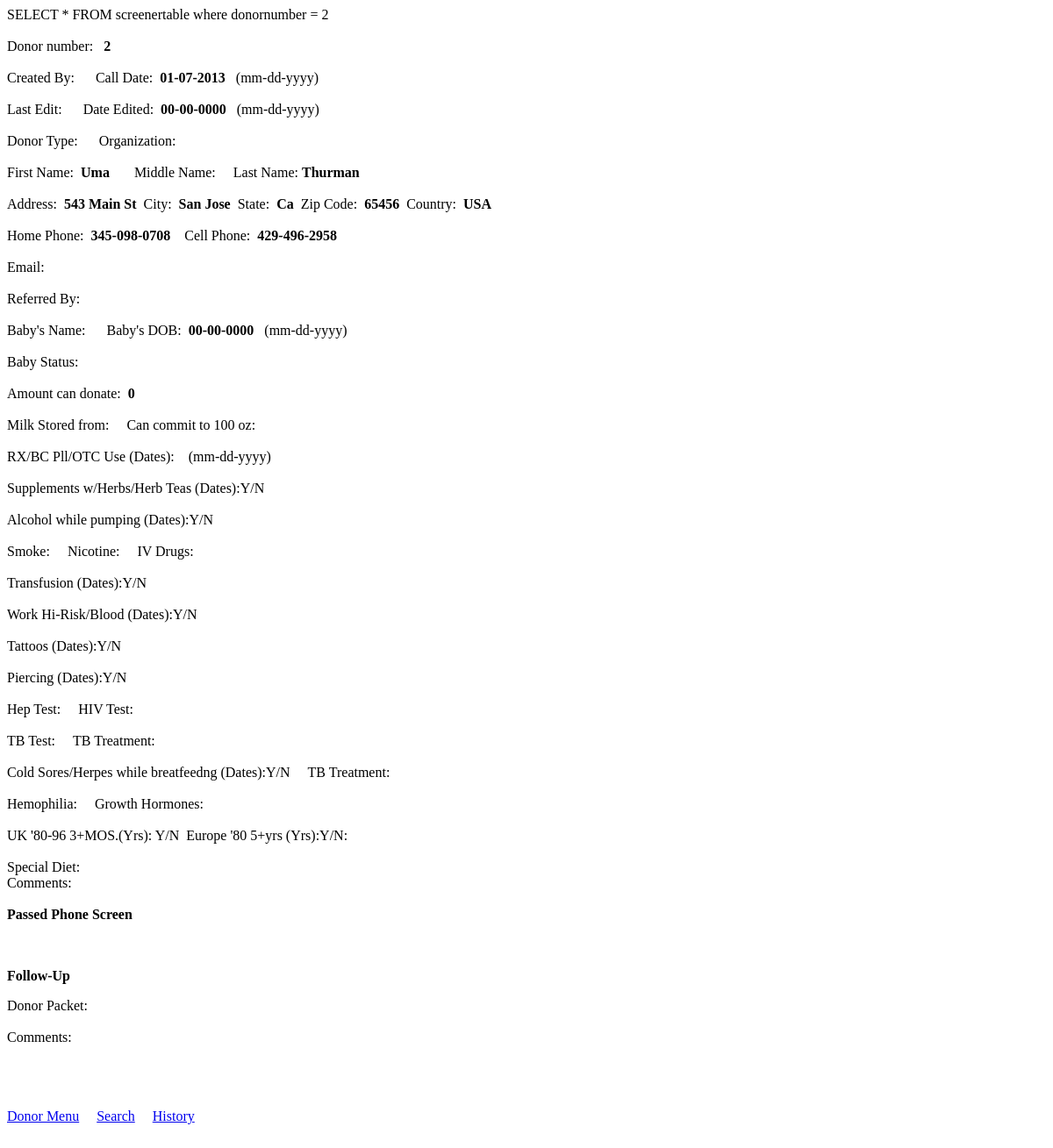
Page /mothersmilk/donor_bu/donordsply.php?dnum=2 on the earlier database version.
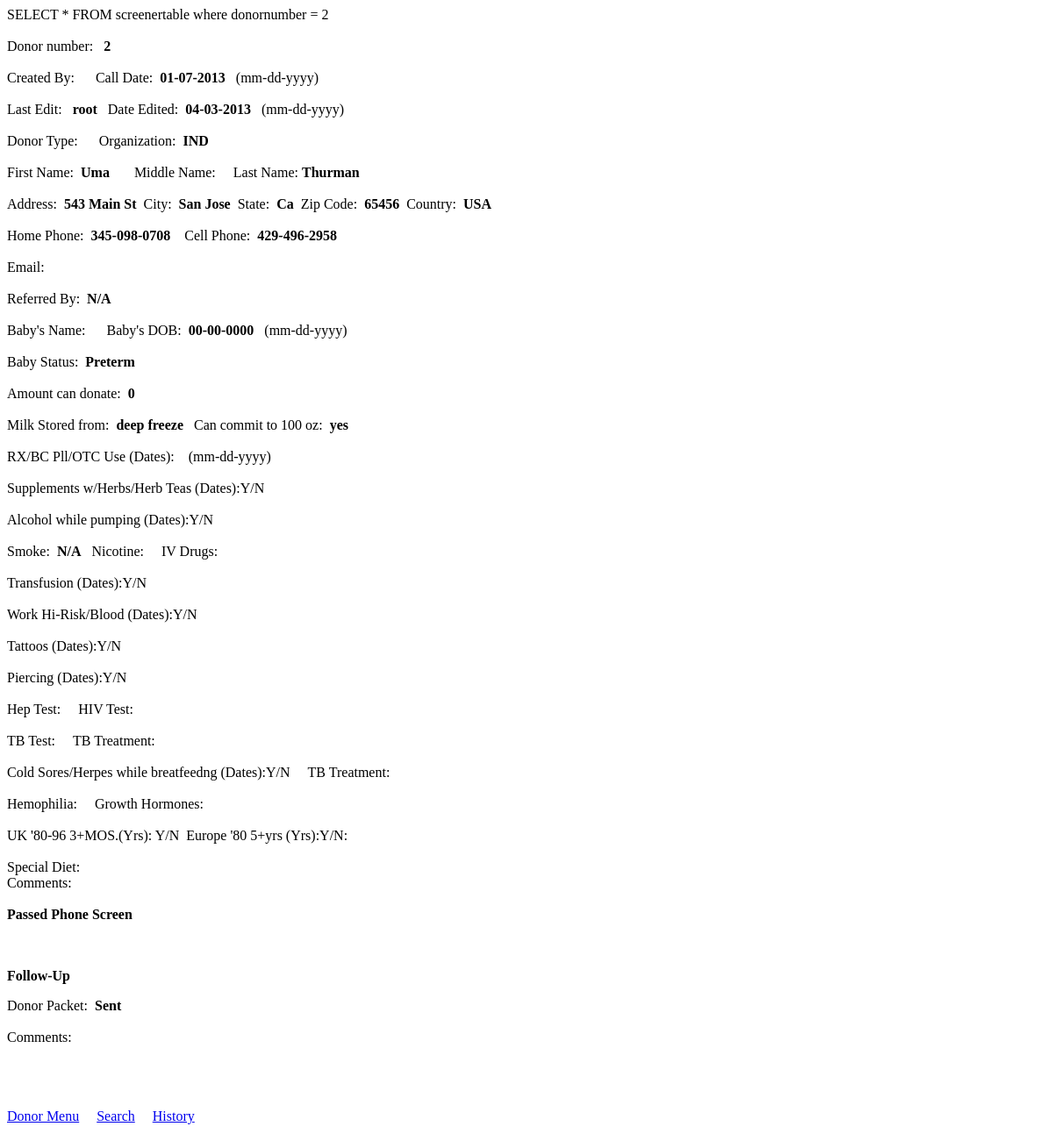
Same page on the later database version.
### tables this page shows
CREATE TABLE IF NOT EXISTS `screenertable` (
  `lastname` varchar(20) NOT NULL,
  `dairyfree` varchar(15) NOT NULL,
  `apstatus` varchar(15) NOT NULL COMMENT 'application status',
  `dnrapdate` date NOT NULL COMMENT 'Donor  Application  Date (Call Date)',
  `donornumber` int(10) unsigned NOT NULL COMMENT 'donor number',
  `address` varchar(20) NOT NULL,
  `city` varchar(20) NOT NULL,
  `state` varchar(20) NOT NULL,
  `zip` int(10) unsigned NOT NULL,
  `country` varchar(15) NOT NULL,
  `homephone` int(10) unsigned NOT NULL,
  `cellphone` int(10) unsigned NOT NULL,
  `babysname` varchar(20) NOT NULL COMMENT 'Baby''s Name',
  `email` varchar(30) NOT NULL COMMENT 'email address',
  `firstname` varchar(20) NOT NULL,
  `middlename` varchar(20) NOT NULL,
  `babysdob` date NOT NULL COMMENT 'Baby''s date of birth',
  `babystatus` varchar(15) NOT NULL,
  `referral` varchar(20) NOT NULL COMMENT 'How donor was referred',
  `donateamount` int(11) DEFAULT '0',
  `donatecommit` varchar(3) NOT NULL,
  `storefrom` varchar(15) NOT NULL,
  `milkcommit` varchar(4) NOT NULL,
  `herbs` varchar(25) NOT NULL,
  `alcohol` varchar(15) NOT NULL,
  `transfusion` varchar(15) NOT NULL,
  `createdby` varchar(20) NOT NULL,
  `lastedit` varchar(20) NOT NULL,
  `lasteditdate` date NOT NULL,
  `donorpacket` varchar(10) NOT NULL,
  `donorcomment` varchar(128) NOT NULL COMMENT 'Comments',
  `organization` varchar(5) NOT NULL,
  `rxbcdate` varchar(45) NOT NULL,
  `smoke` varchar(4) NOT NULL,
  `organizationother` varchar(45) NOT NULL,
  `rxbcchoose` varchar(5) NOT NULL,
  `herbschoose` varchar(5) NOT NULL,
  `alcoholchoose` varchar(5) NOT NULL,
  `ivDrug` varchar(5) NOT NULL,
  `transfusionchoose` varchar(5) NOT NULL,
  `workchoose` varchar(5) NOT NULL,
  `work` varchar(15) NOT NULL,
  `determinechoose` varchar(25) NOT NULL,
  `determine` varchar(15) NOT NULL,
  `heptest` varchar(5) NOT NULL,
  `tattooschoose` varchar(5) NOT NULL,
  `tattoos` varchar(15) NOT NULL,
  `hivtest` varchar(5) NOT NULL,
  `tbtest` varchar(5) NOT NULL,
  `tbtreat` varchar(5) NOT NULL,
  `herpeschoose` varchar(5) NOT NULL,
  `herpes` varchar(15) NOT NULL,
  `hemophilia` varchar(5) NOT NULL,
  `hormones` varchar(5) NOT NULL,
  `ukmoschoose` varchar(5) NOT NULL,
  `ukmos` varchar(15) NOT NULL,
  `eurochoose` varchar(5) NOT NULL,
  `euro` varchar(15) NOT NULL,
  `process` varchar(5) NOT NULL,
  `donorpacketbymail` varchar(3) NOT NULL,
  `donorpacketbyemail` varchar(3) NOT NULL,
  `donorpacketbyfax` varchar(3) NOT NULL,
  `datesentpacket` varchar(10) NOT NULL,
  `staffinitdatesentpacket` varchar(5) NOT NULL,
  `datereceivedpacket` varchar(10) NOT NULL,
  `staffinitdatereceivedpacket` varchar(5) NOT NULL,
  `pedifaxneeded` varchar(3) NOT NULL,
  `datesentpedi` varchar(10) NOT NULL,
  `staffinitdatesentpedi` varchar(5) NOT NULL,
  `datereceivedpedi` varchar(10) NOT NULL,
  `staffinitdatereceivedpedi` varchar(5) NOT NULL,
  `obfaxneeded` varchar(3) NOT NULL,
  `datesentob` varchar(10) NOT NULL,
  `staffinitdatesentob` varchar(5) NOT NULL,
  `datereceivedob` varchar(10) NOT NULL,
  `staffinitdatereceivedob` varchar(5) NOT NULL,
  `other` text NOT NULL,
  `datesentother` varchar(10) NOT NULL,
  `staffinitdatesentother` varchar(5) NOT NULL,
  `datereceivedother` varchar(10) NOT NULL,
  `staffinitdatereceivedother` varchar(5) NOT NULL,
  `datepacketreview` varchar(10) NOT NULL,
  `packetreviewstatus` varchar(6) NOT NULL,
  `staffinitpacketreview` varchar(6) NOT NULL,
  `q1` varchar(3) NOT NULL,
  `q2` varchar(3) NOT NULL,
  `q3` varchar(3) NOT NULL,
  `q4` varchar(3) NOT NULL,
  `q5` varchar(3) NOT NULL,
  `q6` varchar(3) NOT NULL,
  `q7` varchar(3) NOT NULL,
  `q8` varchar(3) NOT NULL,
  `q9` varchar(3) NOT NULL,
  `q10` varchar(3) NOT NULL,
  `q11` varchar(10) NOT NULL,
  `q12` varchar(3) NOT NULL,
  `q13` varchar(3) NOT NULL,
  `q14` varchar(10) NOT NULL,
  `q15` varchar(3) NOT NULL,
  `q16` varchar(3) NOT NULL,
  `q17` varchar(3) NOT NULL,
  `q18` varchar(3) NOT NULL,
  `q19` varchar(3) NOT NULL,
  `q20` varchar(3) NOT NULL,
  `q21` varchar(3) NOT NULL,
  `q22` varchar(3) NOT NULL,
  `q23` varchar(3) NOT NULL,
  `q24` varchar(3) NOT NULL,
  `q25` varchar(3) NOT NULL,
  `q26` varchar(3) NOT NULL,
  `q27` varchar(3) NOT NULL,
  `q28` varchar(3) NOT NULL,
  `q29` varchar(3) NOT NULL,
  `q30` varchar(3) NOT NULL,
  `q31` varchar(3) NOT NULL,
  `q32` varchar(3) NOT NULL,
  `q33` varchar(3) NOT NULL,
  `q34` varchar(3) NOT NULL,
  `q35` varchar(3) NOT NULL,
  `q36` varchar(3) NOT NULL,
  `q37` varchar(3) NOT NULL,
  `q38` varchar(3) NOT NULL,
  `q39` varchar(3) NOT NULL,
  `q40` varchar(3) NOT NULL,
  `q41` varchar(3) NOT NULL,
  `q42` varchar(3) NOT NULL,
  `q43` varchar(3) NOT NULL,
  `q44` varchar(3) NOT NULL,
  `q45` varchar(3) NOT NULL,
  `q46` text NOT NULL,
  `q47` varchar(3) NOT NULL,
  `q48` varchar(3) NOT NULL,
  `q49` varchar(3) NOT NULL,
  `bq1` varchar(3) NOT NULL,
  `bq2` varchar(3) NOT NULL,
  `bq3` varchar(3) NOT NULL,
  `bq4` varchar(3) NOT NULL,
  `bq5` varchar(3) NOT NULL,
  `bq6` varchar(3) NOT NULL,
  `reg` varchar(7) NOT NULL,
  `dfree` varchar(7) NOT NULL,
  `veg` varchar(7) NOT NULL,
  `vegan` varchar(7) NOT NULL,
  `others` varchar(7) NOT NULL
);

### mothersmilk/donor_bu/donordsply.php (the view, shortened to what the changed rows need)
<!DOCTYPE HTML PUBLIC "-//W3C//DTD HTML 4.0 Transitional//EN">
<HTML>
<HEAD>
</HEAD>
<BODY LANG="en-US" DIR="LTR">
<P>
<?php
$dnum = $_GET["dnum"];
$logtable = $_GET["logtable"];
$con = mysql_connect("localhost",$_SESSION["uname"],$_SESSION["pwd"]);
if (!$logtable)
   {
      $sql   = "SELECT * FROM screenertable where donornumber =  $dnum";
   }
else
   {
      $transactionnumber = $_GET["transactionnumber"];
      $sql   = "SELECT * FROM screenertablelog where donornumber =  $dnum and transactionnumber = $transactionnumber";
   }
echo $sql;
$result = mysql_query($sql, $con);
   $row = mysql_fetch_assoc($result);
$hphone = $row['homephone'];
$cphone = $row['cellphone'];
$hphoneac = substr($hphone,0,3);
$hphonepr = substr($hphone,3,3);
$hphonesu = substr($hphone,6,4);
$cphoneac = substr($cphone,0,3);
$cphonepr = substr($cphone,3,3);
$cphonesu = substr($cphone,6,4);
echo "Donor number:" . "&nbsp;&nbsp;&nbsp;" . "<b>" . $dnum . "</b>";
echo "Created By:" . "&nbsp;&nbsp;&nbsp;" . "<b>" . $row['createdby'] . "</b>";
$tstdate = $row['dnrapdate'];
echo "&nbsp;&nbsp;&nbsp;Call Date:&nbsp;&nbsp;" . "<b>" . substr($tstdate,5,2) . "-" .  substr($tstdate,8,2) . "-" . substr($tstdate,0,4) . "</b>" . "&nbsp;&nbsp;&nbsp;(mm-dd-yyyy)";
echo "Last Edit:" . "&nbsp;&nbsp;&nbsp;" . "<b>" . $row['lastedit'] . "</b>";
$tstdate = $row['lasteditdate'];
echo "&nbsp;&nbsp;&nbsp;Date Edited:&nbsp;&nbsp;" . "<b>" . substr($tstdate,5,2) . "-" .  substr($tstdate,8,2) . "-" . substr($tstdate,0,4) . "</b>" . "&nbsp;&nbsp;&nbsp;(mm-dd-yyyy)";
echo "Donor Type:&nbsp;&nbsp;". "<b>".$row['donortype']."</b>";
echo "&nbsp;&nbsp;&nbsp;&nbsp;Organization:&nbsp;&nbsp;". "<b>".$row['organization']."</b>";
echo "First Name:&nbsp;&nbsp;" . "<b>" . $row['firstname'] . "</b>";
echo "&nbsp;&nbsp;&nbsp;&nbsp;&nbsp;&nbsp;&nbsp;Middle Name:  " . "<b>" . $row['middlename'] . "</b>";
echo "&nbsp;&nbsp;&nbsp;&nbsp;Last Name:  " . "<b>" . $row['lastname'] . "</b>";
echo "Address:&nbsp;&nbsp;" . "<b>" . $row['address'] . "</b>";
echo "&nbsp;&nbsp;City:&nbsp;&nbsp;" . "<b>" . $row['city'] . "</b>";
echo "&nbsp;&nbsp;State:&nbsp;&nbsp;"  . "<b>" . $row['state'] . "</b>";
echo "&nbsp;&nbsp;Zip Code:&nbsp;&nbsp;"  . "<b>" . $row['zip'] . "</b>";
echo "&nbsp;&nbsp;Country:&nbsp;&nbsp;"  . "<b>" . $row['country'] . "</b>";
echo "Home Phone:&nbsp;&nbsp;"  . "<b>" . $hphoneac . "-" . $hphonepr . "-" . $hphonesu . "</b>";
echo "&nbsp;&nbsp;&nbsp;&nbsp;Cell Phone:&nbsp;&nbsp;"  . "<b>" . $cphoneac . "-" . $cphonepr . "-" . $cphonesu . "</b>";
echo "Email:&nbsp;&nbsp;" . "<b>" . $row['email'] . "</b>";
echo "Referred By:&nbsp;&nbsp;" . "<b>" . $row['referral'] . "</b>";
echo "Baby's Name:&nbsp;&nbsp;" . "<b>" . $row['babysname'] . "</b>";
$tstdate = $row['babysdob'];
echo "&nbsp;&nbsp;&nbsp;&nbsp;Baby's DOB:&nbsp;&nbsp;" . "<b>" . substr($tstdate,5,2) . "-" .  substr($tstdate,8,2) . "-" . substr($tstdate,0,4) . "</b>" . "&nbsp;&nbsp;&nbsp;(mm-dd-yyyy)";
echo "Baby Status:&nbsp;&nbsp;" . "<b>" . $row['babystatus'] . "</b>";
echo "Amount can donate:&nbsp;&nbsp;" . "<b>" . $row['donateamount'] . "</b>";
echo "Milk Stored from:&nbsp;&nbsp;" . "<b>" . $row['storefrom'] . "</b>";
echo "&nbsp;&nbsp;&nbsp;Can commit to 100 oz:&nbsp;&nbsp;" . "<b>" . $row['milkcommit'] . "</b>";
echo "RX/BC Pll/OTC Use (Dates):&nbsp;&nbsp;" . "<b>" . $row['rxbcdate'] . "</b>" . "&nbsp;&nbsp;(mm-dd-yyyy)";
echo "Supplements w/Herbs/Herb Teas (Dates):Y/N&nbsp;&nbsp;" . "<b>" . $row['herbs'] . "</b>";
echo "Alcohol while pumping (Dates):Y/N&nbsp;&nbsp;" . "<b>" . $row['alcohol'] . "</b>";
echo "Smoke:&nbsp;&nbsp;" . "<b>" . $row['smoke'] . "</b>";
echo "&nbsp;&nbsp;&nbsp;Nicotine:&nbsp;&nbsp;" . "<b>" . $row['nicotine'] . "</b>";
echo "&nbsp;&nbsp;&nbsp;IV Drugs:&nbsp;&nbsp;" . "<b>" . $row['ivdrugs'] . "</b>";
echo "Transfusion (Dates):Y/N&nbsp;&nbsp;" . "<b>" . $row['transfusion'] . "</b>";
echo "Work Hi-Risk/Blood (Dates):Y/N&nbsp;&nbsp;" . "<b>" . $row['work'] . "</b>";
echo "Tattoos (Dates):Y/N&nbsp;&nbsp;" . "<b>" . $row['tattoos'] . "</b>";
echo "Piercing (Dates):Y/N&nbsp;&nbsp;" . "<b>" . $row['piercing'] . "</b>";
echo "Hep Test:&nbsp;&nbsp;" . "<b>" . $row['piercing'] . "</b>";
echo "&nbsp;&nbsp;&nbsp;HIV Test:&nbsp;&nbsp;" . "<b>" . $row['piercing'] . "</b>";
echo "TB Test:&nbsp;&nbsp;" . "<b>" . $row['piercing'] . "</b>";
echo "&nbsp;&nbsp;&nbsp;TB Treatment:&nbsp;&nbsp;" . "<b>" . $row['piercing'] . "</b>";
echo "Cold Sores/Herpes while breatfeedng (Dates):Y/N&nbsp;&nbsp;" . "<b>" . $row['piercing'] . "</b>";
echo "&nbsp;&nbsp;&nbsp;TB Treatment:&nbsp;&nbsp;" . "<b>" . $row['piercing'] . "</b>";
echo "Hemophilia:&nbsp;&nbsp;" . "<b>" . $row['piercing'] . "</b>";
echo "&nbsp;&nbsp;&nbsp;Growth Hormones:&nbsp;&nbsp;" . "<b>" . $row['piercing'] . "</b>";
echo "UK '80-96 3+MOS.(Yrs): Y/N&nbsp;&nbsp;" . "<b>" . $row['piercing'] . "</b>";
echo "Europe '80 5+yrs (Yrs):Y/N:&nbsp;&nbsp;" . "<b>" . $row['piercing'] . "</b>";
echo "Special Diet:&nbsp;&nbsp;" . "<b>" . $row['piercing'] . "</b>";
echo "Comments:&nbsp;&nbsp;" . "<b>" . $row['piercing'] . "</b>";
echo "<b>Passed Phone Screen</b>" . "<b>" . $row['piercing'] . "</b>";
echo "<p><b>Follow-Up</b></p>";
echo "Donor Packet:&nbsp;&nbsp;" . "<b>" . $row['donorpacket'] . "</b>";
echo "Comments:&nbsp;&nbsp;" . "<b>" . $row['donorcomment'] . "</b>";
echo "<a href=\"./donormenu.php\">Donor Menu</a>\n";
echo "&nbsp;&nbsp;&nbsp;&nbsp;<a href=\"./donorsearch.php\">Search</a>\n";
echo "&nbsp;&nbsp;&nbsp;&nbsp;<a href=\"./donorlog.php?dnum=$dnum\">History</a>\n";
?>
</P>
</BODY>
</HTML>

Differences in the rows shown:
removed screenertable: dnrapdate "01", dnrapdate "07", dnrapdate "2013", lasteditdate "00", lasteditdate "0000", firstname "Uma", lastname "Thurman", address "543 Main St", city "San Jose", state "Ca", zip "65456", country "USA", homephone "345", homephone "098", homephone "0708", cellphone "429", cellphone "496", cellphone "2958", babysdob "00", babysdob "0000", donateamount "0"
added screenertable: dnrapdate "01", dnrapdate "07", dnrapdate "2013", lastedit "root", lasteditdate "04", lasteditdate "03", lasteditdate "2013", organization "IND", firstname "Uma", lastname "Thurman", address "543 Main St", city "San Jose", state "Ca", zip "65456", country "USA", homephone "345", homephone "098", homephone "0708", cellphone "429", cellphone "496", cellphone "2958", referral "N/A", babysdob "00", babysdob "0000", babystatus "Preterm", donateamount "0", storefrom "deep freeze", milkcommit "yes", smoke "N/A", donorpacket "Sent"
